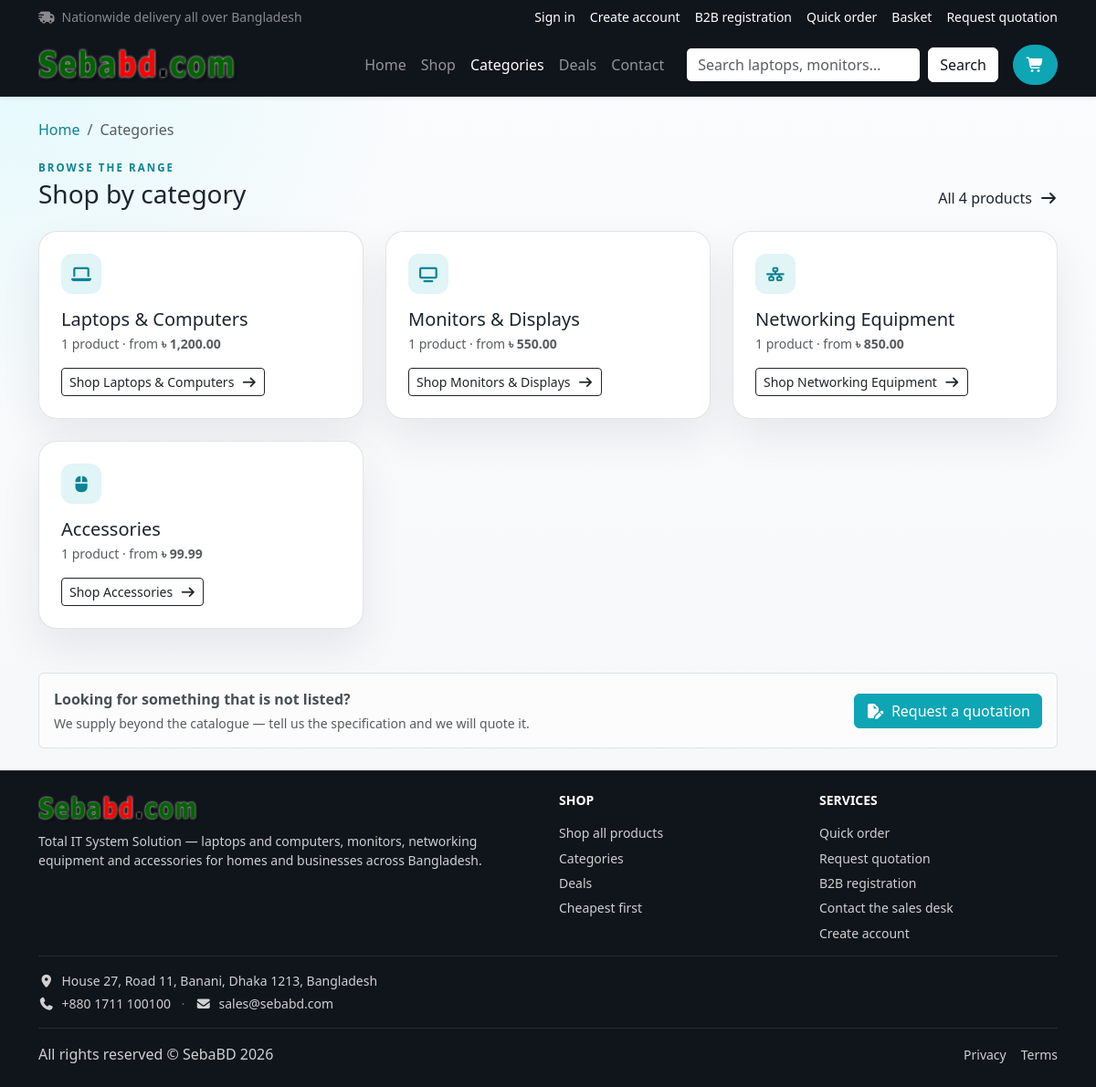
The app's page /categories.php, older data.
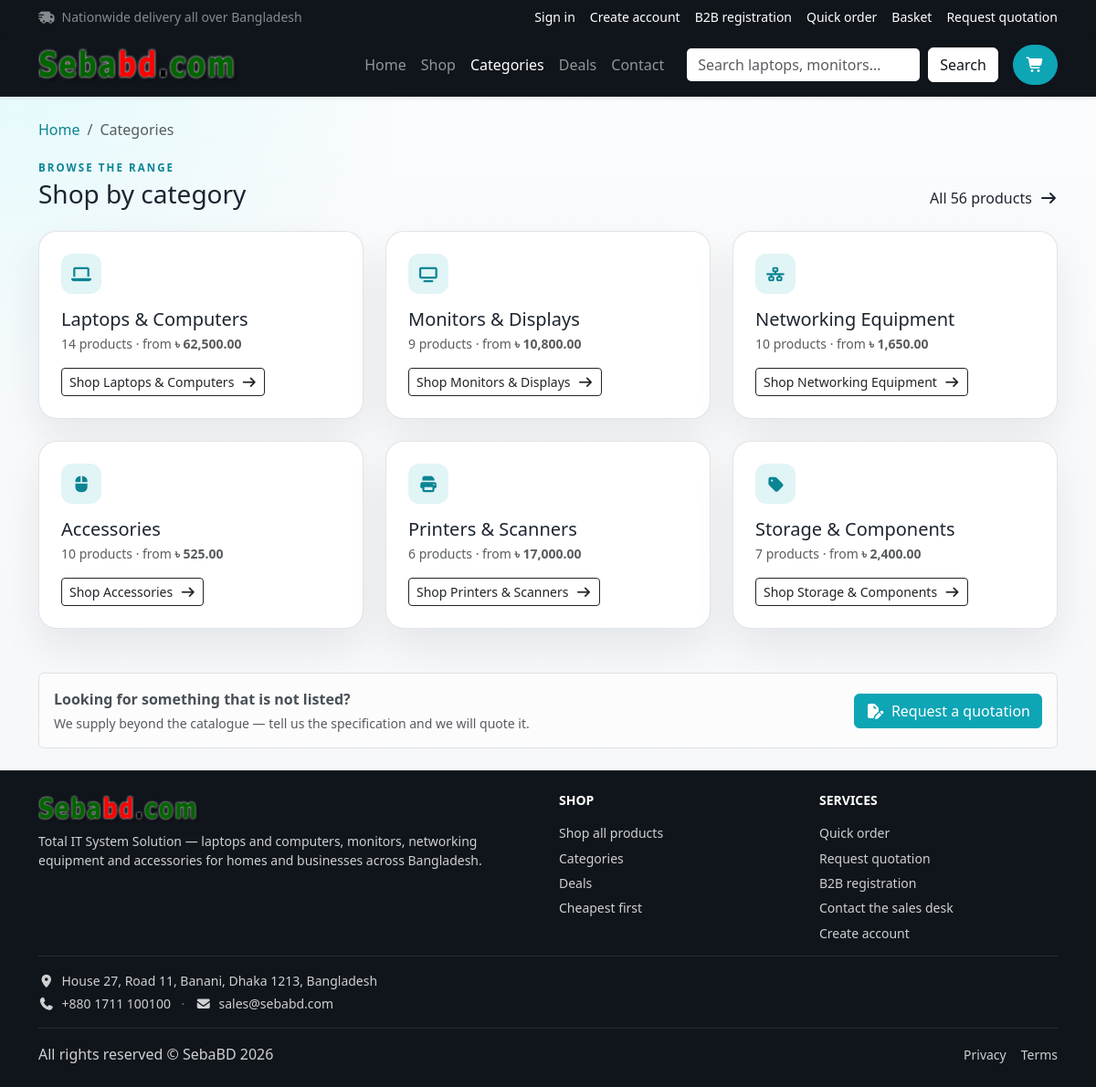
The same page, newer data.
### tables this page shows
CREATE TABLE `category` (
  `CategoryID` int(11) NOT NULL,
  `CategoryName` varchar(255) NOT NULL
);

### helpers.php (called while the page is built, shortened)
<?php
require_once __DIR__ . '/db.php';
function current_user(): ?array
{
    if (empty($_SESSION['user_id'])) {
        return null;
    }
    static $user = null;
    return $user;
}
function can_request_quotation(?array $user = null): bool
{
    $user = $user ?? current_user();
    if ($user === null) {
        return true;
    }
    static $flag = null;
    return $flag && !is_staff_user($user) && !is_b2b_customer($user) && customer_client($user) !== null;
}
function is_staff_user(?array $user = null): bool
{
    $user = $user ?? current_user();
    return $user !== null && in_array($user['RoleName'] ?? '', staff_roles(), true);
}
function partial_render(string $path, array $vars = []): string
{
    return (string) ob_get_clean();
}
function currency_symbol(): string
{
    static $symbol = null;
    if ($symbol === null) {
        $cfg = require __DIR__ . '/config.php';
        $symbol = $cfg['site']['currency'] ?? '৳';
    }
    return $symbol;
}
function money(float|string|null $amount): string
{
    return currency_symbol() . ' ' . number_format((float) $amount, 2);
}
function company_details(): array
{
    $cfg = require __DIR__ . '/config.php';
    $details = array_merge([
        'name'     => $cfg['site']['name'] ?? 'SebaBD',
        'legal'    => 'SebaBD Technologies Ltd.',
        'address'  => 'House 27, Road 11, Banani, Dhaka 1213, Bangladesh',
        'phone'    => '+880 1711 100100',
        'email'    => 'sales@sebabd.com',
        'web'      => 'www.sebabd.com',
        'bin'      => 'BIN 003421987-0105',
        'tagline'  => $cfg['site']['tagline'] ?? 'Total IT System Solution',
    ], is_array($cfg['company'] ?? null) ? $cfg['company'] : []);
    return $details;
}

### cart-data.php (called while the page is built, shortened)
<?php
require_once __DIR__ . '/helpers.php';
require_once __DIR__ . '/catalog-data.php';
function cart_items(): array
{
    $items = [];
    return $items;
}
function cart_count(): int
{
    return array_sum(cart_items());
}

### db.php (called while the page is built, shortened)
<?php
function db(): ?PDO
{
    static $pdo = null;
    static $attempted = false;
    if ($pdo instanceof PDO || $attempted) {
        return $pdo;
    }
    $cfg = require __DIR__ . '/config.php';
    $db  = $cfg['db'];
    $dsn = sprintf(
        'mysql:host=%s;port=%d;dbname=%s;charset=%s',
        $db['host'],
        $db['port'],
        $db['name'],
        $db['charset']
    );
    try {
        $pdo = new PDO($dsn, $db['user'], $db['password'], [
            PDO::ATTR_ERRMODE            => PDO::ERRMODE_EXCEPTION,
            PDO::ATTR_DEFAULT_FETCH_MODE => PDO::FETCH_ASSOC,
            PDO::ATTR_EMULATE_PREPARES   => false,
        ]);
    } catch (PDOException $e) {
        if (defined('APP_DEBUG') && APP_DEBUG) {
            error_log('[SebaBD] DB connection failed: ' . $e->getMessage());
        }
        $pdo = null;
    }
    return $pdo;
}
function db_fetch_all(string $sql, array $params = []): array
{
    $pdo = db();
    try {
        $stmt = $pdo->prepare($sql);
        $stmt->execute($params);
        return $stmt->fetchAll();
    } catch (PDOException $e) {
        error_log('[SebaBD] Query failed: ' . $e->getMessage());
        return [];
    }
}

### catalog-data.php (called while the page is built, shortened)
<?php
function category_icon(string $name): string
{
    $map = [
        'Laptops & Computers'  => 'fa-solid fa-laptop',
        'Monitors & Displays'  => 'fa-solid fa-tv',
        'Networking Equipment' => 'fa-solid fa-network-wired',
        'Accessories'          => 'fa-solid fa-computer-mouse',
        'Printers & Scanners'  => 'fa-solid fa-print',
        'Storage'              => 'fa-solid fa-hard-drive',
        'Power & UPS'          => 'fa-solid fa-car-battery',
        'Projectors'           => 'fa-solid fa-video',
        'Components'           => 'fa-solid fa-microchip',
        'Access Control'       => 'fa-solid fa-fingerprint',
    ];
    return $map[$name] ?? 'fa-solid fa-tag';
}
function category_overview(): array
{
    $rows = db_fetch_all(
        'SELECT c.CategoryID, c.CategoryName, COUNT(p.ProductID) AS Products,
                MIN(p.StandardPrice) AS FromPrice
         FROM category c
         LEFT JOIN product p ON p.CategoryID = c.CategoryID
         GROUP BY c.CategoryID, c.CategoryName
         ORDER BY c.CategoryID'
    );
    if ($rows) {
        return $rows;
    }
    $fallback = [];
    return $fallback;
}

### config.php (called while the page is built)
<?php
return [
    'db' => [
        'host'     => '127.0.0.1',
        'port'     => 3306,
        'name'     => 'e_commerce',
        'user'     => 'root',
        'password' => '',
        'charset'  => 'utf8mb4',
    ],
    'site' => [
        'name'     => 'SebaBD',
        'tagline'  => 'Total IT System Solution',
        'currency'         => '৳',
        'currency_name'    => 'Taka',
        'currency_subunit' => 'Poisha',
    ],
    'allow_individual_quotations' => true,
    'payments' => [
        'bkash_number' => '01711-000000 (Merchant)',
        'nagad_number' => '01811-000000 (Merchant)',
        'bank_details' => 'SebaBD Ltd, A/C: 108.110.12345, Dutch-Bangla Bank (Banani Branch)',
    ],
];

### categories.php (the view, shortened to what the rows shown need)
<?php
require_once __DIR__ . '/helpers.php';
require_once __DIR__ . '/catalog-data.php';
require_once __DIR__ . '/cart-data.php';
$categories = category_overview();
?>
<?= partial_render('partials/header.php', ['page_title' => 'Categories', 'active_nav' => 'categories']) ?>
          <section class="py-4">
            <div class="container">
              <div class="d-flex flex-wrap justify-content-between align-items-end gap-2 mb-4">
                <div>
                  <h1 class="h3 mb-0">Shop by category</h1>
                </div>
              </div>
              <div class="row g-4">
                <?php foreach ($categories as $category): ?>
                <div class="col-md-6 col-xl-4">
                  <div class="feature-card h-100 d-flex flex-column">
                    <span class="feature-icon">
                      <i class="<?= htmlspecialchars(category_icon((string) $category['CategoryName'])) ?>"></i>
                    </span>
                    <h2 class="h5 mt-3 mb-1"><?= htmlspecialchars((string) $category['CategoryName']) ?></h2>
                    <p class="text-muted small mb-3">
                      <?= (int) $category['Products'] ?> product<?= (int) $category['Products'] === 1 ? '' : 's' ?>
                      <?php if (!empty($category['FromPrice'])): ?>
                      · from <strong><?= money($category['FromPrice']) ?></strong>
                      <?php endif; ?>
                    </p>
                    <div class="mt-auto">
                      <a class="btn btn-outline-dark btn-sm"
                         href="shop.php?category=<?= (int) $category['CategoryID'] ?>">
                        Shop <?= htmlspecialchars((string) $category['CategoryName']) ?>
                        <i class="fa-solid fa-arrow-right ms-1"></i>
                      </a>
                    </div>
                  </div>
                </div>
                <?php endforeach; ?>
              </div>
            </div>
          </section>
<?= partial_render('partials/footer.php') ?>

Row changes from the older to the newer data that the page shows:
shown differently, row unchanged: category "Laptops & Computers": Products "1" → "14"; FromPrice "৳ 1,200.00" → "৳ 62,500.00"; now shows "s"
shown differently, row unchanged: category "Monitors & Displays": Products "1" → "9"; FromPrice "৳ 550.00" → "৳ 10,800.00"; now shows "s"
shown differently, row unchanged: category "Networking Equipment": Products "1" → "10"; FromPrice "৳ 850.00" → "৳ 1,650.00"; now shows "s"
shown differently, row unchanged: category "Accessories": Products "1" → "10"; FromPrice "৳ 99.99" → "৳ 525.00"; now shows "s"
added category: CategoryName "Printers & Scanners", Products "6", FromPrice "৳ 17,000.00"
added category: CategoryName "Storage & Components", Products "7", FromPrice "৳ 2,400.00"
Text that changed along with them:
$total: "4" → "56"
